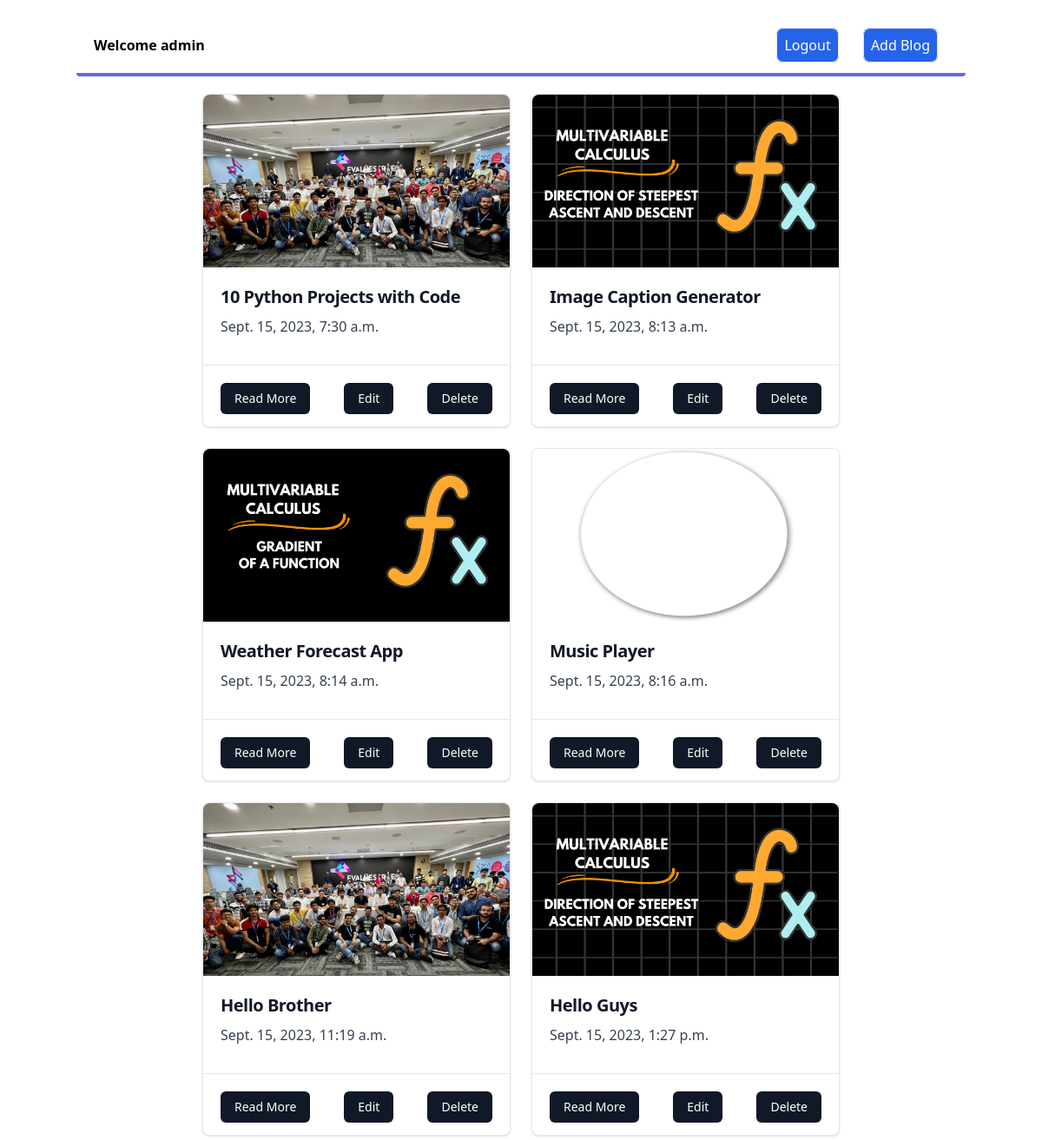
/see_blog/ (signed in), run on the app's committed database.
### Blog/models.py (models this page shows, shortened)
class Blog(models.Model):
    title = models.CharField(max_length=1000)
    content = FroalaField()
    slug = models.SlugField(max_length=1000, null=True, blank=True)
    user = models.ForeignKey(User, blank=True, null=True,
                             on_delete=models.CASCADE)
    image = models.ImageField(upload_to='images/', null=True, blank=True)
    created_at = models.DateTimeField(auto_now_add=True)
    upload_to = models.DateTimeField(auto_now=True)

### Blog/views.py (the view)
# urls.py: path("see_blog/", see_blog, name="see_blog"),
def see_blog(request):
    context = {}
    try:
        blog_objs = Blog.objects.all()
        context['blog_objs'] = blog_objs
    except Exception as e:
        print(e)
    return render(request, 'see_blog.html', context)

### Blog/templates/see_blog.html
{% extends "base.html" %} {% block content %}
<div class="container mx-auto">
<div class="flex flex-row flex-wrap items-center justify-center gap-6 w-full">
{% for blog in blog_objs %}
<div class="max-w-sm bg-white border border-gray-200 rounded-lg shadow dark:bg-gray-800 dark:border-gray-700 h-96">
    <a href="{%  url 'blog_detail' blog.slug %}">
        <img class="rounded-t-lg h-[199px] w-[353px] " src="/media/{{blog.image}}" alt="" />
    </a>
    <div class="p-5">
        <a href="{%  url 'blog_detail' blog.slug %}">
            <h5 class="mb-2 text-xl prose-2xl font-bold tracking-tight text-gray-900 dark:text-white">{{blog.title}}</h5>
        </a>
        <p class="mb-3 font-normal text-gray-700 dark:text-gray-400">{{blog.created_at}}</p>
    </div>
    <div class="flex items-center justify-between p-5 border-t border-gray-200 dark:border-gray-700">
        <a href="{%  url 'blog_detail' blog.slug %}">
            <button class="px-4 py-2 text-sm font-medium text-white transition-colors duration-200 transform bg-gray-900 rounded-md hover:bg-gray-700 focus:outline-none focus:bg-gray-700">Read More</button>
        </a>
        {% if user.is_authenticated %}
        <a href="{%  url 'edit_blog' blog.slug %}">
            <button class="px-4 py-2 text-sm font-medium text-white transition-colors duration-200 transform bg-gray-900 rounded-md hover:bg-gray-700 focus:outline-none focus:bg-gray-700">Edit</button>
        </a>
        <a href="{%  url 'delete_blog' blog.slug %}">
            <button class="px-4 py-2 text-sm font-medium text-white transition-colors duration-200 transform bg-gray-900 rounded-md hover:bg-gray-700 focus:outline-none focus:bg-gray-700">Delete</button>
        </a>
        {% endif %}
    </div>
</div>
{% endfor %}
</div>
</div>
{% endblock %}

### Blog/templates/navbar.html (shortened to what this page needs)
{% extends "base.html" %}
{% block navbar %}
    <div class="container flex mx-auto justify-between w-full m-5 border-b-4 border-indigo-500 p-5 rounded ">
        <div>
            {% if user.is_authenticated %}
            <div class="container">
                <div class="row">
                    <div class="col-md-12">
                        <h1 class="text-center font-bold">Welcome {{ user.get_username }}</h1>
                    </div>
                </div>
            </div>
            {% endif %}
        </div>
        <div>
            {% if user.is_authenticated %}
                <a href="{% url 'logout' %}" class="border p-2 rounded-lg m-3 bg-blue-600 text-white hover:bg-blue-800">Logout</a>
                <a href="{% url 'add_blog' %}" class="border p-2 rounded-lg m-3 bg-blue-600 text-white hover:bg-blue-800">Add Blog</a>
            {% else %}
            <a href="/login" class="border p-2 rounded-lg m-3 hover:bg-gray-100 ">Login</a>
            {% endif %}
        </div>
    </div>
{% endblock %}

### data on the page
Blog: image (picture), title "10 Python Projects with Code", created_at "Sept. 15, 2023, 7:30 a.m."
Blog: image (picture), title "Image Caption Generator", created_at "Sept. 15, 2023, 8:13 a.m."
Blog: image (picture), title "Weather Forecast App", created_at "Sept. 15, 2023, 8:14 a.m."
Blog: image (picture), title "Music Player", created_at "Sept. 15, 2023, 8:16 a.m."
Blog: image (picture), title "Hello Brother", created_at "Sept. 15, 2023, 11:19 a.m."
Blog: image (picture), title "Hello Guys", created_at "Sept. 15, 2023, 1:27 p.m."

### other printed values
{{ user.get_username }} "admin"
